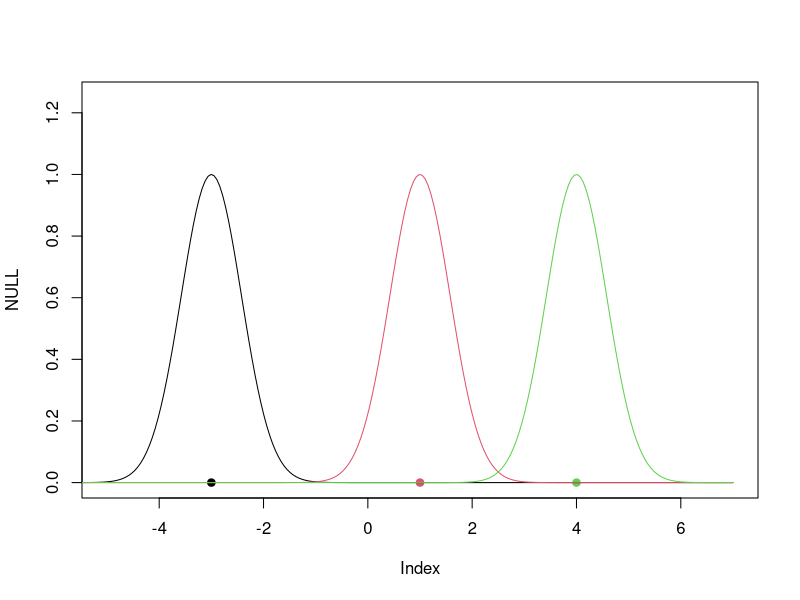

R code for this plot:
D <- matrix(c(-3,1,4), ncol=1)
N <- length(D)
rbf.gauss <- function(gamma=1.0) {
function(x){
exp(-gamma * norm(as.matrix(x),"F")^2)
}
}
xlim <- c(-5,7)
print(N)
print(xlim)
plot(NULL,xlim=xlim,ylim=c(0,1.25), type = "n")
points(D,rep(0,length(D)), col= 1:N,pch=19)
x.coord = seq(-7,7,length=250)
gamma <- 1.5
for (i in 1:N){
points(x.coord, lapply(x.coord - D[i,],rbf.gauss(gamma)),type="l",col=i)
}